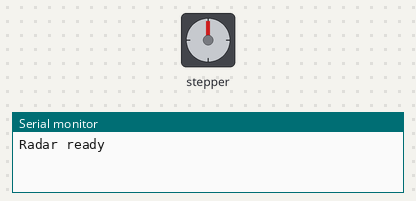
This program was run on a simulated Raspberry Pi Pico. Shown: stepper motor, the last lines printed to the serial monitor. Stepper angles assume 4096 steps per turn.

Above: at 0.15 s.
At 10.05 s:
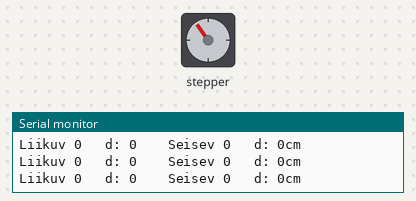
At 19.96 s:
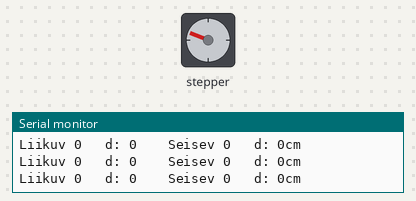
At 39.77 s:
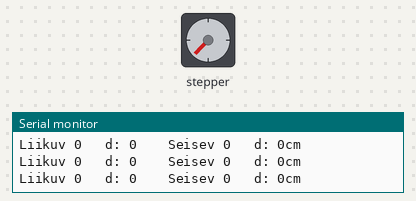
Timing chart, 0 to 40.0 s (numbered marks = the images above):
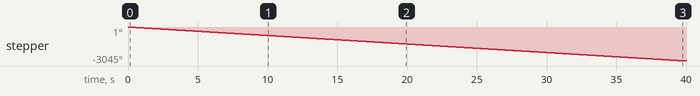

The program:

main.cpp
```cpp
// (licence header left out)
#include <Arduino.h>
#include "Unistep2.h"        // https://github.com/reven/Unistep2
#include "Radar_MR24HPC1.h"  // https://github.com/taunoe/mr24hpc1-radar

// Radar RX -> Pico GPIO0
// Radar TX -> Pico GPIO1
Radar_MR24HPC1 radar = Radar_MR24HPC1(&Serial1);

// Radar settings
const int RADAR_INTERVAL =  300;  // ms 300
const int MOTION_ENERGY_THRESHOLD = 40;  // 15
const int STATIC_ENERGY_THRESHOLD = 150;  // 120
const int STATIC_DISTANSE_THRESHOLD = 200;  // 200 cm


// Stepper Motor
const int STEPS_PER_REV = 4096;
const int STEP_DELAY = 900;  // in micros

#define STOP               0
#define CLOCKWISE          1
#define COUNTER_CLOCKWISE -1

// Stepper Motor 1 Pins
// Left Gears
const int M1_IN1 = 2;  // Pico GPIO2
const int M1_IN2 = 3;
const int M1_IN3 = 4;
const int M1_IN4 = 5;

Unistep2 left_gears(M1_IN1, M1_IN2, M1_IN3, M1_IN4, STEPS_PER_REV, STEP_DELAY);

// Stepper Motor 2 Pins
// Center disk
const int M2_IN1 = 6;  // Pico GPIO6
const int M2_IN2 = 7;
const int M2_IN3 = 8;
const int M2_IN4 = 9;

Unistep2 center_disk(M2_IN1, M2_IN2, M2_IN3, M2_IN4, STEPS_PER_REV, STEP_DELAY);

// Stepper Motor 3 Pins
// Right Gears
const int M3_IN1 = 12;  // Pico GPIO10
const int M3_IN2 = 13;
const int M3_IN3 = 14;
const int M3_IN4 = 15;

Unistep2 right_gears(M3_IN1, M3_IN2, M3_IN3, M3_IN4, STEPS_PER_REV, STEP_DELAY);


// Timing
uint64_t prev_millis = 0;
bool ask_radar = false;

/*******************************************/


/*****************************************
 * Core 0 setup
 *****************************************/
void setup() {
  Serial.begin(115200);   // Serial print
  Serial1.begin(115200);  // Radar

  while (!Serial1) {
      Serial.println("Radar disconnected");
      delay(500);
  }
  Serial.println("Radar ready");
  //radar.set_mode(SIMPLE);
  radar.set_mode(ADVANCED);
  // radar.set_static_limit(RANGE_300_CM);

}


/*****************************************
 * Core 1 setup
 *****************************************/
/*
void setup1() {
}
*/


/*****************************************
 * Core 0 loop
 *****************************************/
void loop() {
  uint64_t current_millis = millis();
  static int motion_energy = 0;
  static int static_energy = 0;
  static int static_distance = 0;
  static int motion_distance = 0;

  static int left_disk_direction = STOP;
  static int right_disk_direction = STOP;

  //radar.run(VERBAL);
  radar.run(NONVERBAL);

  center_disk.run();
  left_gears.run();
  right_gears.run();

  center_disk.move(COUNTER_CLOCKWISE);
  left_gears.move(left_disk_direction);
  right_gears.move(right_disk_direction);

  if ((current_millis - prev_millis) >= RADAR_INTERVAL) {
    ask_radar = true;
    prev_millis = current_millis;
  }

  // Time to ask new data from radar
  if (ask_radar) {
    ask_radar = false;

    motion_energy = radar.get_motion_energy();
    static_energy = radar.get_static_energy();
    static_distance = radar.get_static_distance();
    motion_distance = radar.get_motion_distance();

    Serial.print("Liikuv ");
    Serial.print(motion_energy);
    Serial.print(" \td: ");
    Serial.print(motion_distance);
    Serial.print("\t\tSeisev ");
    Serial.print(static_energy);
    Serial.print(" \td: ");
    Serial.print(static_distance);
    Serial.print("cm");
    Serial.println();
  }

  // Motion_energy annab väga erinevaid tulemusi, kui suur kettas pöörleb
  /*
  if (static_energy > STATIC_ENERGY_THRESHOLD) {
    if (motion_energy < MOTION_ENERGY_THRESHOLD) {
      // Serial.println("__ 2 Liigu");
      if (static_distance <= STATIC_DISTANSE_THRESHOLD) {
        // Serial.println("__ 3 Liigu");
        //left_gears.move(CLOCKWISE);
        //right_gears.move(COUNTER_CLOCKWISE);
      }
    }
  } else {
    //left_gears.move(STOP);
    //right_gears.move(STOP);
  }
  */

  // Lihtsustatud
  if (static_energy > STATIC_ENERGY_THRESHOLD) {
    if (motion_energy < MOTION_ENERGY_THRESHOLD) {
      if (static_distance <= STATIC_DISTANSE_THRESHOLD) {
        left_disk_direction = CLOCKWISE;
        right_disk_direction = COUNTER_CLOCKWISE;
      }
    }
  } else {
    left_disk_direction = STOP;
    right_disk_direction = STOP;
  }

}

/*****************************************
 * Core 1 loop
 *****************************************/
/*
void loop1() {
}
*/
```

Measured:
- by itself, stepper: keeps turning counter-clockwise at about 76°/s
